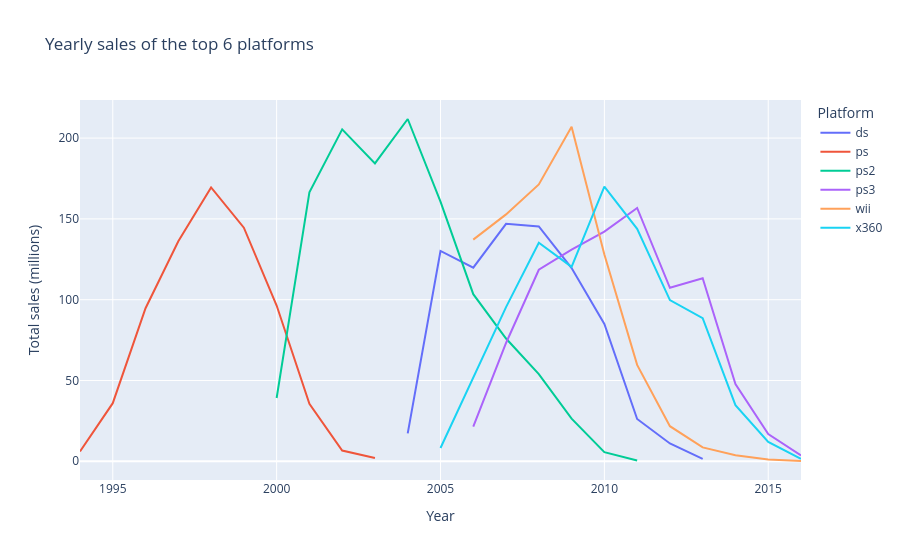

Notebook code for this chart:
### Code cell
# 3.2.2.Yearly sales of the top 6 platforms

top_platforms = sales_by_platform.head(6).index

top_sales_by_year = games_df[games_df['platform'].isin(top_platforms)].groupby(['platform', 'year_of_release'])['total_sales'].sum().reset_index()

px.line(top_sales_by_year, x='year_of_release', y='total_sales', color='platform',
        title='Yearly sales of the top 6 platforms',
        labels={'year_of_release': 'Year', 'total_sales': 'Total sales (millions)', 'platform': 'Platform'})

### Figure 1 — Plotly figure (JSON) as saved in the notebook; plotly's stock layout.template omitted (floating-point values rounded to 4 significant figures)
{"data": [{"hovertemplate": "Platform=ds<br>Year=%{x}<br>Total sales (millions)=%{y}<extra></extra>", "legendgroup": "ds", "line": {"color": "#636efa", "dash": "solid"}, "marker": {"symbol": "circle"}, "mode": "lines", "name": "ds", "orientation": "v", "showlegend": true, "type": "scatter", "x": [2004, 2005, 2006, 2007, 2008, 2009, 2010, 2011, 2012, 2013], "xaxis": "x", "y": [17.27, 130.1, 119.8, 147.0, 145.3, 119.5, 85.02, 26.18, 11.01, 1.54], "yaxis": "y"}, {"hovertemplate": "Platform=ps<br>Year=%{x}<br>Total sales (millions)=%{y}<extra></extra>", "legendgroup": "ps", "line": {"color": "#EF553B", "dash": "solid"}, "marker": {"symbol": "circle"}, "mode": "lines", "name": "ps", "orientation": "v", "showlegend": true, "type": "scatter", "x": [1994, 1995, 1996, 1997, 1998, 1999, 2000, 2001, 2002, 2003], "xaxis": "x", "y": [6.03, 35.96, 94.7, 136.2, 169.5, 144.5, 96.37, 35.59, 6.67, 2.07], "yaxis": "y"}, {"hovertemplate": "Platform=ps2<br>Year=%{x}<br>Total sales (millions)=%{y}<extra></extra>", "legendgroup": "ps2", "line": {"color": "#00cc96", "dash": "solid"}, "marker": {"symbol": "circle"}, "mode": "lines", "name": "ps2", "orientation": "v", "showlegend": true, "type": "scatter", "x": [2000, 2001, 2002, 2003, 2004, 2005, 2006, 2007, 2008, 2009, 2010, 2011], "xaxis": "x", "y": [39.17, 166.4, 205.4, 184.3, 211.8, 160.7, 103.4, 75.99, 53.9, 26.4, 5.64, 0.45], "yaxis": "y"}, {"hovertemplate": "Platform=ps3<br>Year=%{x}<br>Total sales (millions)=%{y}<extra></extra>", "legendgroup": "ps3", "line": {"color": "#ab63fa", "dash": "solid"}, "marker": {"symbol": "circle"}, "mode": "lines", "name": "ps3", "orientation": "v", "showlegend": true, "type": "scatter", "x": [2006, 2007, 2008, 2009, 2010, 2011, 2012, 2013, 2014, 2015, 2016], "xaxis": "x", "y": [21.44, 73.19, 118.5, 130.9, 142.2, 156.8, 107.4, 113.2, 47.76, 16.82, 3.6], "yaxis": "y"}, {"hovertemplate": "Platform=wii<br>Year=%{x}<br>Total sales (millions)=%{y}<extra></extra>", "legendgroup": "wii", "line": {"color": "#FFA15A", "dash": "solid"}, "marker": {"symbol": "circle"}, "mode": "lines", "name": "wii", "orientation": "v", "showlegend": true, "type": "scatter", "x": [2006, 2007, 2008, 2009, 2010, 2011, 2012, 2013, 2014, 2015, 2016], "xaxis": "x", "y": [137.2, 152.8, 171.3, 207.0, 128.0, 59.65, 21.71, 8.59, 3.75, 1.14, 0.18], "yaxis": "y"}, {"hovertemplate": "Platform=x360<br>Year=%{x}<br>Total sales (millions)=%{y}<extra></extra>", "legendgroup": "x360", "line": {"color": "#19d3f3", "dash": "solid"}, "marker": {"symbol": "circle"}, "mode": "lines", "name": "x360", "orientation": "v", "showlegend": true, "type": "scatter", "x": [2005, 2006, 2007, 2008, 2009, 2010, 2011, 2012, 2013, 2014, 2015, 2016], "xaxis": "x", "y": [8.25, 51.62, 95.41, 135.3, 120.3, 170.0, 143.8, 99.74, 88.58, 34.74, 11.96, 1.52], "yaxis": "y"}], "layout": {"legend": {"title": {"text": "Platform"}, "tracegroupgap": 0}, "title": {"text": "Yearly sales of the top 6 platforms"}, "xaxis": {"anchor": "y", "domain": [0, 1], "title": {"text": "Year"}}, "yaxis": {"anchor": "x", "domain": [0, 1], "title": {"text": "Total sales (millions)"}}}}
